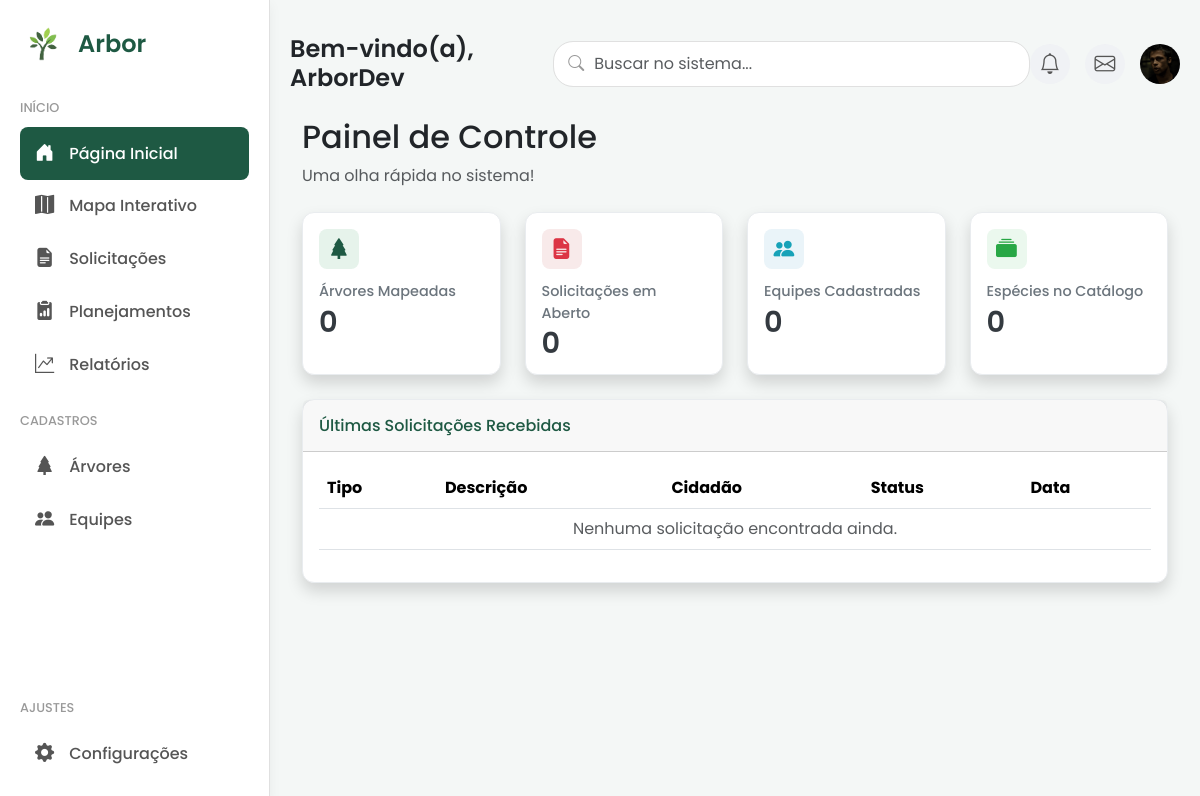
The app's page / (signed in), older data.
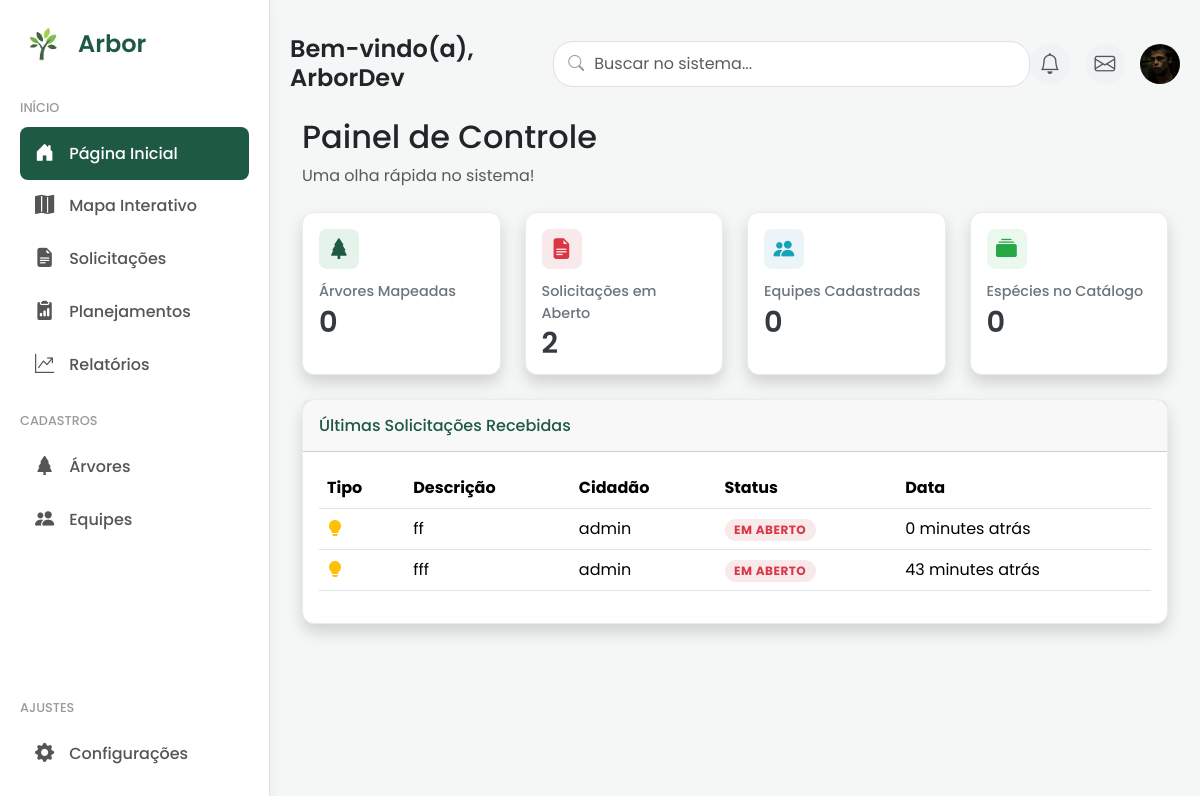
The same page, newer data.
### core/models.py (models this page shows, shortened)
class Profile(models.Model):
    user = models.OneToOneField(User, on_delete=models.CASCADE)
    imagem = models.ImageField(default='profile_pics/default.jpg', upload_to='profile_pics')

class Solicitacao(models.Model):
    TIPO_CHOICES = (
        ('SUGESTAO', 'Sugestão'),
        ('DENUNCIA', 'Denúncia'),
    )
    STATUS_CHOICES = (
        ('EM_ABERTO', 'Em Aberto'),
        ('EM_ANDAMENTO', 'Em Andamento'),
        ('FINALIZADO', 'Finalizado'),
        ('RECUSADO', 'Recusado'),
    )
    tipo = models.CharField(max_length=10, choices=TIPO_CHOICES)
    status = models.CharField(max_length=20, choices=STATUS_CHOICES, default='EM_ABERTO')
    descricao = models.TextField()
    data_criacao = models.DateTimeField(auto_now_add=True)
    cidadao = models.ForeignKey(User, on_delete=models.CASCADE)
    equipe_delegada = models.ForeignKey(Equipe, on_delete=models.SET_NULL, null=True, blank=True)
    latitude = models.FloatField(null=True, blank=True)
    longitude = models.FloatField(null=True, blank=True)

### core/views.py (the view)
# urls.py: path('', home_view, name='home'),
@login_required
def home_view(request):
    instancias_count = InstanciaArvore.objects.count()
    solicitacoes_abertas_count = Solicitacao.objects.filter(status='EM_ABERTO').count()
    equipes_count = Equipe.objects.count()
    especies_count = Especie.objects.count()
    ultimas_solicitacoes = Solicitacao.objects.order_by('-data_criacao')[:5]
    context = {
        'instancias_count': instancias_count,
        'solicitacoes_abertas_count': solicitacoes_abertas_count,
        'equipes_count': equipes_count,
        'especies_count': especies_count,
        'ultimas_solicitacoes': ultimas_solicitacoes,
    }
    return render(request, 'core/home.html', context)

### core/templates/core/home.html
{% extends 'core/base_app.html' %}
{% block content %}
    <div class="header-greeting mb-4">
        <h2>Painel de Controle</h2>
        <p class="text-muted">Uma olha rápida no sistema!</p>
    </div>
    <div class="row">
    <div class="col-xl-3 col-md-6 mb-4">
        <a href="{% url 'mapa' %}" class="card-link">
            <div class="card shadow h-100">
                <div class="card-body">
                    <div class="card-icon primary">
                        <i class="bi bi-tree-fill"></i>
                    </div>
                    <div class="card-title-dashboard">Árvores Mapeadas</div>
                    <div class="card-number">{{ instancias_count }}</div>
                </div>
            </div>
        </a>
    </div>
    <div class="col-xl-3 col-md-6 mb-4">
        <a href="{% url 'solicitacao_list' %}" class="card-link">
            <div class="card shadow h-100">
                <div class="card-body">
                    <div class="card-icon danger">
                        <i class="bi bi-file-earmark-text-fill"></i>
                    </div>
                    <div class="card-title-dashboard">Solicitações em Aberto</div>
                    <div class="card-number">{{ solicitacoes_abertas_count }}</div>
                </div>
            </div>
        </a>
    </div>
    <div class="col-xl-3 col-md-6 mb-4">
        <a href="{% url 'equipe_list' %}" class="card-link">
            <div class="card shadow h-100">
                <div class="card-body">
                    <div class="card-icon info">
                        <i class="bi bi-people-fill"></i>
                    </div>
                    <div class="card-title-dashboard">Equipes Cadastradas</div>
                    <div class="card-number">{{ equipes_count }}</div>
                </div>
            </div>
        </a>
    </div>
    <div class="col-xl-3 col-md-6 mb-4">
        <a href="{% url 'especie_list' %}" class="card-link">
            <div class="card shadow h-100">
                <div class="card-body">
                    <div class="card-icon success">
                        <i class="bi bi-collection-fill"></i>
                    </div>
                    <div class="card-title-dashboard">Espécies no Catálogo</div>
                    <div class="card-number">{{ especies_count }}</div>
                </div>
            </div>
        </a>
    </div>
</div>
    <div class="row">
        <div class="col-12">
            <div class="card shadow mb-4">
                <div class="card-header py-3">
                    <h6 class="m-0 font-weight-bold" style="color: #1E5943;">Últimas Solicitações Recebidas</h6>
                </div>
                <div class="card-body">
                    <div class="table-responsive">
                        <table class="table table-hover stylish-table">
                            <thead>
                                <tr>
                                    <th scope="col">Tipo</th>
                                    <th scope="col">Descrição</th>
                                    <th scope="col">Cidadão</th>
                                    <th scope="col">Status</th>
                                    <th scope="col">Data</th>
                                </tr>
                            </thead>
                            <tbody>
                                {% for solicitacao in ultimas_solicitacoes %}
                                    <tr onclick="window.location='{% url 'solicitacao_update' pk=solicitacao.pk %}';">
                                        <td>
                                            {% if solicitacao.tipo == 'DENUNCIA' %}
                                                <span class="bi bi-exclamation-triangle-fill text-danger me-2" title="Denúncia"></span>
                                            {% else %}
                                                <span class="bi bi-lightbulb-fill text-warning me-2" title="Sugestão"></span>
                                            {% endif %}
                                        </td>
                                        <td>{{ solicitacao.descricao|truncatewords:10 }}</td>
                                        <td>{{ solicitacao.cidadao.username }}</td>
                                        <td>
                                            <span class="badge status-badge status-{{ solicitacao.status|lower }}">
                                                {{ solicitacao.get_status_display }}
                                            </span>
                                        </td>
                                        <td>{{ solicitacao.data_criacao|timesince }} atrás</td>
                                    </tr>
                                {% empty %}
                                    <tr>
                                        <td colspan="5" class="text-center text-muted">Nenhuma solicitação encontrada ainda.</td>
                                    </tr>
                                {% endfor %}
                            </tbody>
                        </table>
                    </div>
                </div>
            </div>
        </div>
    </div>
{% endblock %}

### core/templates/core/base_app.html (shortened to what this page needs)
{% load static %}
<!doctype html>
<html lang="pt-br">
  <head>
    <link href="https://cdn.jsdelivr.net/npm/bootstrap@5.3.3/dist/css/bootstrap.min.css" rel="stylesheet">
    <link rel="stylesheet" href="https://cdn.jsdelivr.net/npm/bootstrap-icons@1.11.3/font/bootstrap-icons.min.css">
    <link rel="stylesheet" href="https://unpkg.com/leaflet@1.9.4/dist/leaflet.css" />
    <link rel="stylesheet" href="https://cdnjs.cloudflare.com/ajax/libs/leaflet.draw/1.0.4/leaflet.draw.css" />
    <link rel="stylesheet" href="https://unpkg.com/leaflet.markercluster@1.4.1/dist/MarkerCluster.css" />
    <link rel="stylesheet" href="https://unpkg.com/leaflet.markercluster@1.4.1/dist/MarkerCluster.Default.css" />
    <link href="https://cdn.jsdelivr.net/npm/select2@4.1.0-rc.0/dist/css/select2.min.css" rel="stylesheet" />
    <link rel="stylesheet" href="{% static 'core/css/custom.css' %}">
  </head>
  <body class="app-body">
    <div class="app-container">
        <nav class="sidebar">
            <div>
                <div class="sidebar-header">
                    <div class="sidebar-logo">
                        <img src="{% static 'core/img/arvore-logo-verde.png' %}" alt="Logo Arbor" style="width: 48px;">
                        <span class="sidebar-logo-text">Arbor</span>
                    </div>
                </div>
                <ul class="sidebar-menu">
                    <li class="menu-header"><span>Início</span></li>
                    <li><a href="{% url 'home' %}" class="{% if request.resolver_match.url_name == 'home' %}active{% endif %}"><i class="bi bi-house-door-fill"></i><span class="menu-text"> Página Inicial</span></a></li>
                    <li><a href="{% url 'mapa' %}" class="{% if request.resolver_match.url_name == 'mapa' %}active{% endif %}"><i class="bi bi-map-fill"></i><span class="menu-text"> Mapa Interativo</span></a></li>
                    <li><a href="{% url 'solicitacao_list' %}" class=""><i class="bi bi-file-earmark-text-fill"></i><span class="menu-text"> Solicitações</span></a></li>
                    <li><a href="{% url 'obras_list' %}" class="{% if 'obras' in request.resolver_match.url_name %}active{% endif %}"><i class="bi bi-clipboard2-data-fill"></i><span class="menu-text"> Planejamentos</span></a></li>
                    <li><a href="{% url 'relatorios' %}" class="{% if request.resolver_match.url_name == 'relatorios' %}active{% endif %}"><i class="bi bi-graph-up-arrow"></i><span class="menu-text"> Relatórios</span></a></li>
                    <li class="menu-header"><span>Cadastros</span></li>
                    <li><a href="{% url 'especie_list' %}" class="{% if 'especie' in request.resolver_match.url_name %}active{% endif %}"><i class="bi bi-tree-fill"></i><span class="menu-text"> Árvores</span></a></li>
                    <li><a href="{% url 'equipe_list' %}" class="{% if 'equipe' in request.resolver_match.url_name %}active{% endif %}"><i class="bi bi-people-fill"></i><span class="menu-text"> Equipes</span></a></li>
                </ul>
            </div>
            <div class="sidebar-footer">
                <ul class="sidebar-menu">
                    <li class="menu-header"><span>Ajustes</span></li>
                    <li><a href="{% url 'configuracoes' %}"><i class="bi bi-gear-fill"></i><span class="menu-text"> Configurações</span></a></li>
                </ul>
            </div>
        </nav>
        <main class="main-content">
            <header class="main-header">
                <div class="header-greeting">
                    <h4>Bem-vindo(a), {{ user.first_name|default:user.username }}</h4>
                </div>
                <div class="header-search">
                    <form action="{% url 'search_results' %}" method="get" class="d-flex">
                        <i class="bi bi-search"></i>
                        <input class="form-control" type="search" name="q" placeholder="Buscar no sistema..." aria-label="Search">
                    </form>
                </div>
                <div class="header-actions">
                    <a href="#" class="header-icon-btn" data-bs-toggle="tooltip" data-bs-placement="bottom" title="Notificações">
                        <i class="bi bi-bell"></i>
                    </a>
                    <a href="#" class="header-icon-btn" data-bs-toggle="tooltip" data-bs-placement="bottom" title="Mensagens">
                        <i class="bi bi-envelope"></i>
                    </a>
                    <div class="dropdown profile-dropdown">
                        <a href="#" class="d-block link-dark text-decoration-none dropdown-toggle" id="dropdownUser1" data-bs-toggle="dropdown" aria-expanded="false">
                            <img src="{{ user.profile.imagem.url }}" alt="Foto do Perfil" width="40" height="40" class="rounded-circle">
                        </a>
                    </div>
                </div>
            </header>
            <div class="page-content">
                <div class="container-xl">
                    {% block content %}{% endblock %}
                </div>
            </div>
        </main>
    </div>
  </body>
</html>

### core/static/core/css/custom.css (style rules this page uses)
html, body { height: 100%; margin: 0; font-family: "Poppins", sans-serif; }
body { font-family: "Poppins", sans-serif; margin: 0; padding: 0; box-sizing: border-box; background-color: #f4f7f6; }
.app-container { display: flex; }
.sidebar { width: 270px; background-color: #fff; height: 100vh; padding: 20px; display: flex; flex-direction: column; justify-content: space-between; border-right: 1px solid #e0e0e0; box-shadow: 0 4px 12px rgba(0, 0, 0, 0.05); flex-shrink: 0; position: sticky; top: 0; }
.sidebar-header { display: flex; align-items: center; justify-content: space-between; margin-bottom: 30px; }
.sidebar-logo { display: flex; align-items: center; gap: 10px; }
.sidebar-logo span { font-size: 1.5rem; font-weight: 600; color: #1e5943; }
.sidebar-logo img { width: 32px; }
.sidebar-menu { list-style: none; padding: 0; margin: 0; }
.sidebar-menu .menu-header { font-size: 0.8rem; font-weight: 500; color: #999; text-transform: uppercase; margin-top: 20px; margin-bottom: 10px; }
.sidebar-menu li a { display: flex; align-items: center; gap: 15px; padding: 12px 15px; text-decoration: none; color: #555; font-weight: 500; border-radius: 8px; transition: all 0.3s; }
.sidebar-menu li a.active { background-color: #1e5943; color: #fff; }
.sidebar-menu li a i { font-size: 1.2rem; }
.main-content { flex-grow: 1; padding: 20px; }
.main-header { display: flex; align-items: center; justify-content: space-between; margin-bottom: 10px; position: sticky; top: 0; z-index: 1000; background-color: #f4f7f6; padding-top: 15px; padding-bottom: 15px; }
.header-greeting h4 { margin: 0; font-weight: 600; }
.header-search { position: relative; width: 550px; flex-grow: 0.5; }
.header-search input { width: 100%; padding: 10px 15px 10px 40px; border: 1px solid #e0e0e0; border-radius: 20px; transition: all 0.3s ease-in-out; }
.header-search i { position: absolute; left: 15px; top: 50%; transform: translateY(-50%); color: #999; }
.header-actions { display: flex; align-items: center; gap: 20px; }
.header-actions > a { font-size: 1.3rem; color: #555; }
.card { border: 1px solid #e9ecef; border-radius: 12px; box-shadow: 0px 4px 10px rgba(0, 0, 0, 0.05); }
.card-icon { font-size: 1.3rem; margin-bottom: 12px; width: 40px; height: 40px; border-radius: 8px; display: flex; justify-content: center; align-items: center; }
.card-icon.primary { background-color: #e6f3eb; color: #1e5943; }
.card-icon.danger { background-color: #f8eaea; color: #dc3545; }
.card-icon.info { background-color: #eaf4f9; color: #17a2b8; }
.card-icon.success { background-color: #ebf8ee; color: #28a745; }
.card-title-dashboard { font-size: 0.9rem; font-weight: 500; color: #6c757d; margin-bottom: 5px; }
.card-number { font-size: 1.8rem; font-weight: 600; color: #343a40; line-height: 1; }
.status-badge { padding: 0.4em 0.8em; font-size: 0.75rem; font-weight: 700; text-transform: uppercase; border-radius: 20px; letter-spacing: 0.5px; }
.status-em_aberto { background-color: #f8eaea !important; color: #dc3545 !important; }
.header-actions { display: flex; align-items: center; gap: 15px; }
.header-icon-btn { display: inline-flex; justify-content: center; align-items: center; width: 40px; height: 40px; background-color: #f0f2f5; border-radius: 50%; color: #555; font-size: 1.1rem; text-decoration: none; transition: all 0.2s ease-in-out; }
.profile-dropdown .dropdown-toggle::after { display: none; }
body { scrollbar-width: thin; scrollbar-color: #1e5943 #f4f7f6; }
.card-link { text-decoration: none; }
.card-link .card { transition: all 0.2s ease-in-out; }

Row changes from the older to the newer data that the page shows:
added Solicitacao: tipo "SUGESTAO" (drawn), descricao "ff", cidadao.username "admin", status "EM ABERTO", data_criacao "0 minutes"
added Solicitacao: tipo "SUGESTAO" (drawn), descricao "fff", cidadao.username "admin", status "EM ABERTO", data_criacao "43 minutes"
Text that changed along with them:
{{ solicitacoes_abertas_count }}: "0" → "2"
text no longer shown: "Nenhuma solicitação encontrada ainda."
